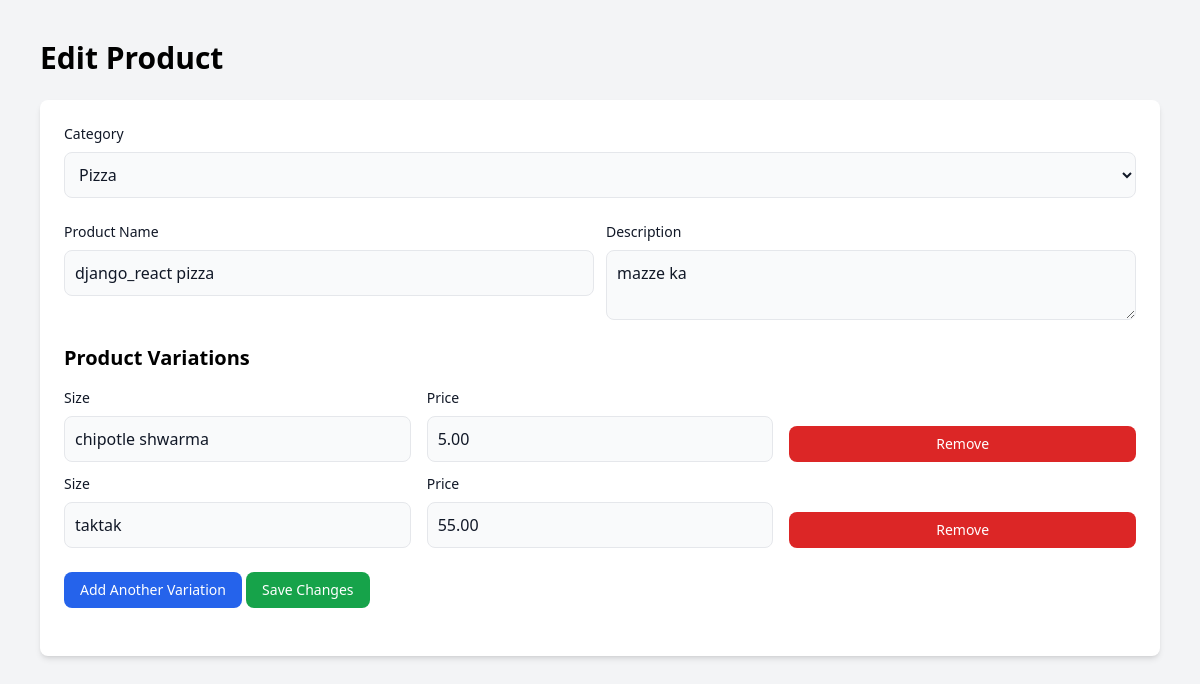
/edit-product/6/ (signed in), run on the app's committed database.
### food/models.py (models this page shows, shortened)
class Product(models.Model):
    name = models.CharField(max_length=100)
    description = models.TextField()
    category = models.ForeignKey(Category, on_delete=models.CASCADE)
    image = models.ImageField(upload_to=get_image_filename, blank=True, null=True)
    is_available = models.BooleanField(default=True)

class Category(models.Model):
    name = models.CharField(max_length=50)
    description = models.TextField(blank=True)

class ProductVariation(models.Model):
    product = models.ForeignKey(Product, on_delete=models.CASCADE, related_name='variations')
    size = models.CharField(max_length=100, )
    price = models.DecimalField(max_digits=6, decimal_places=2)

### food/views.py (the view, shortened to what this page needs)
# urls.py: path('edit-product/<int:id>/',  views.edit_product, name='edit_product'),
@login_required(login_url='login_user')
def edit_product(request, id):
    product_id = id
    product = get_object_or_404(Product, id=product_id)
    categories = Category.objects.all()
    existing_variations = ProductVariation.objects.filter(product=product)
    return render(request, 'products/edit_product.html', {
        'product': product,
        'categories': categories,
        'variations': existing_variations,
    })

### food/templates/products/edit_product.html (shortened to what this page needs)
{% extends "layout.html" %}
{% block layout %}
<body class="bg-gray-100 p-10">
    <h1 class="text-3xl font-bold mb-6">Edit Product</h1>
    <form method="POST" enctype="multipart/form-data" class="bg-white p-6 rounded-lg shadow-md">
        <div class="mb-6">
            <label class="block mb-2 text-sm font-medium text-gray-900">Category</label>
            <select name="category" class="bg-gray-50 border text-gray-900 rounded-lg block w-full p-2.5" required>
                {% for category in categories %}
                    <option value="{{ category.id }}" {% if category.id == product.category_id %}selected{% endif %}>
                        {{ category.name }}
                    </option>
                {% endfor %}
            </select>
        </div>
        <div class="grid gap-3 mb-6 md:grid-cols-2">
            <div>
                <label class="block mb-2 text-sm font-medium text-gray-900">Product Name</label>
                <input type="text" name="product_name" value="{{ product.name }}" class="bg-gray-50 border text-gray-900 rounded-lg block w-full p-2.5" required />
            </div>
            <div>
                <label class="block mb-2 text-sm font-medium text-gray-900">Description</label>
                <textarea name="description" class="bg-gray-50 border text-gray-900 rounded-lg block w-full p-2.5" required>{{ product.description }}</textarea>
            </div>
        </div>
        <h2 class="text-xl font-semibold mb-4">Product Variations</h2>
        <div id="variations" class="grid gap-3 mb-6">
            {% for variation in variations %}
                <div class="variation grid grid-cols-3 gap-4 items-end">
                    <div>
                        <label class="block mb-2 text-sm font-medium text-gray-900">Size</label>
                        <input type="text" step="0.01" name="size[]" value="{{ variation.size }}" class="bg-gray-50 border text-gray-900 rounded-lg block w-full p-2.5" required />
                    </div>
                    <div>
                        <label class="block mb-2 text-sm font-medium text-gray-900">Price</label>
                        <input type="number" step="0.01" name="price[]" value="{{ variation.price }}" class="bg-gray-50 border text-gray-900 rounded-lg block w-full p-2.5" required />
                    </div>
                    <button type="button" onclick="removeVariation(this)" class="px-4 py-2 text-sm font-medium text-white bg-red-600 rounded-lg">Remove</button>
                </div>
            {% endfor %}
        </div>
        <button type="button" onclick="addVariation()" class="mb-6 px-4 py-2 text-sm font-medium text-white bg-blue-600 rounded-lg">Add Another Variation</button>
        <button type="submit" class="px-4 py-2 text-sm font-medium text-white bg-green-600 rounded-lg">Save Changes</button>
    </form>
</body>
{% endblock %}

### static/css/main.css (style rules this page uses)
body { margin: 0; }

### data on the page
Product: category "Pizza", product_name "django_react pizza", description "mazze ka"
ProductVariation: size "chipotle shwarma", price "5.00"
ProductVariation: size "taktak", price "55.00"
